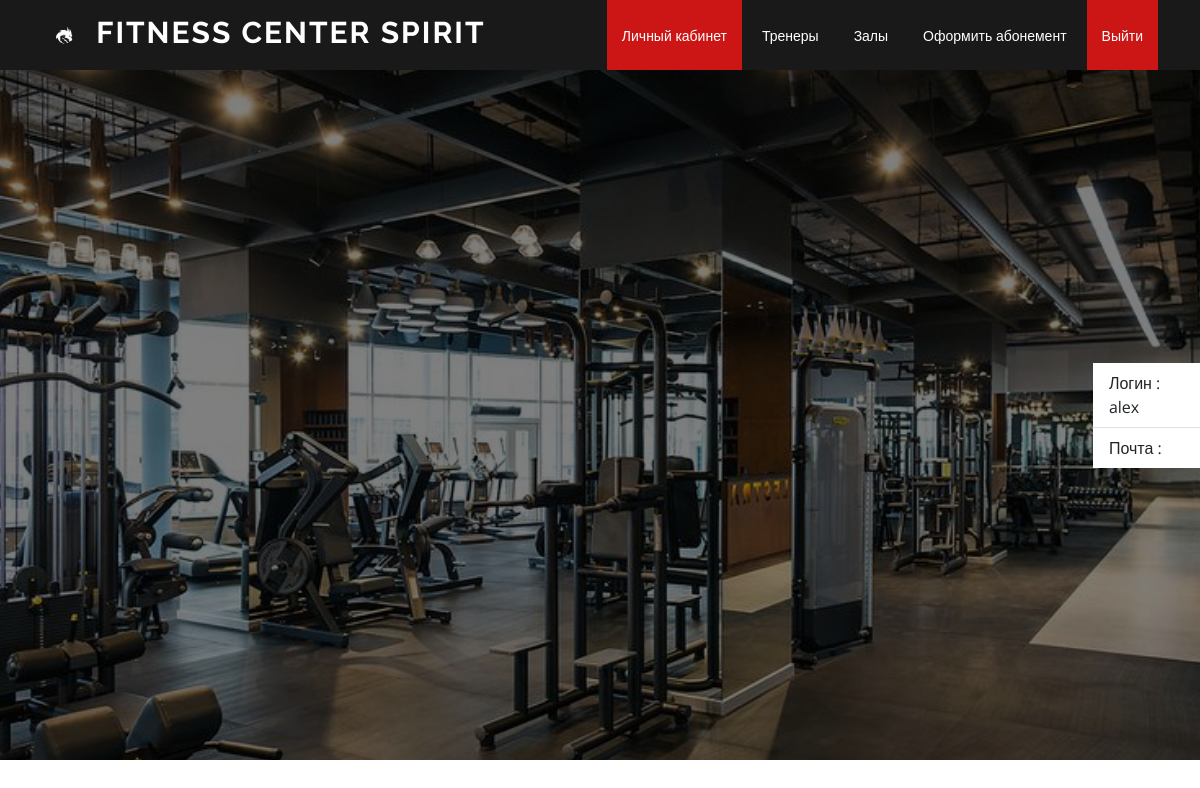
Page /profile (signed in) on the earlier database version.
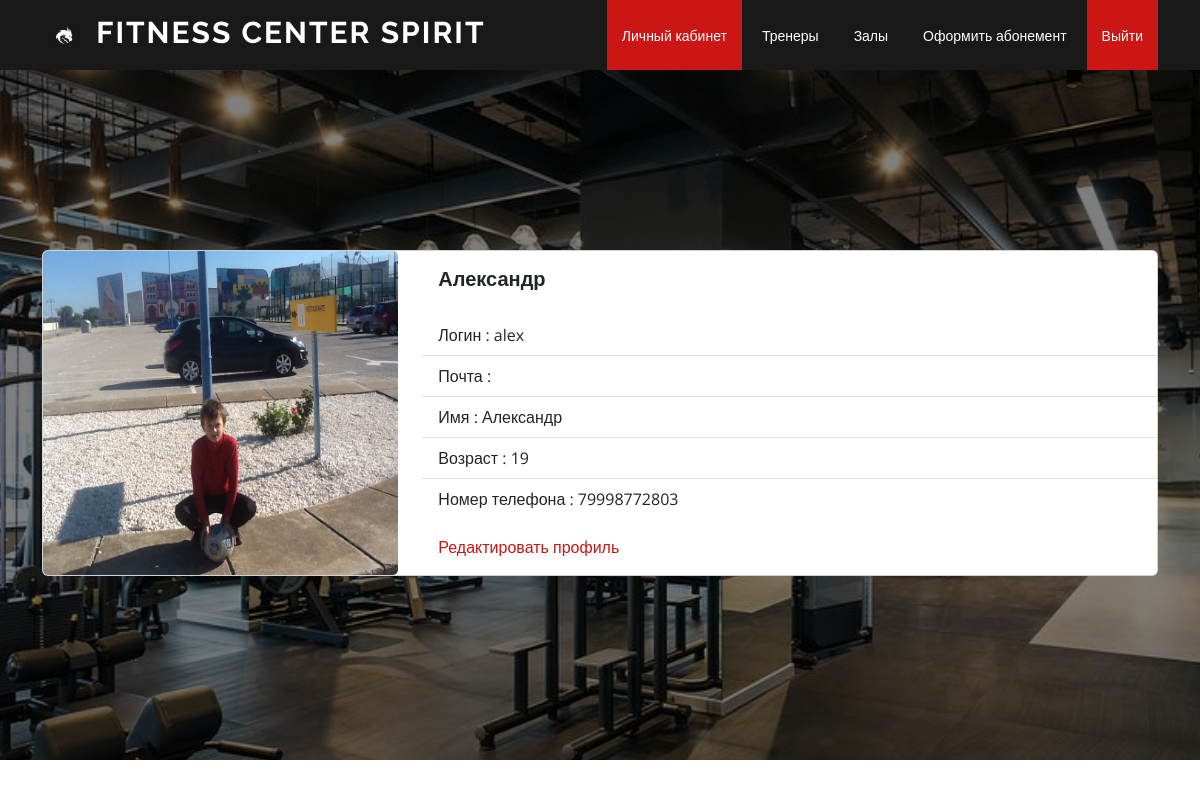
Same page on the later database version.
### main/models.py (models this page shows, shortened)
class Profile(models.Model):
    user = models.OneToOneField(User, on_delete=models.CASCADE)
    name = models.CharField(max_length=30, blank=True)
    phone_number = models.IntegerField(null=True, blank=True)
    age = models.IntegerField(null=True, blank=True)
    class Meta:
        verbose_name = 'Профиль'
        verbose_name_plural = 'Профили'

### main/views.py (the view)
# urls.py: path('profile', profile, name='profile'),
def profile(request):
    username=request.user
    posts=User.objects.filter(username= username)
    profile=Profile.objects.filter(user=username)
    cards=Card.objects.filter(user=username)
    print(cards)
    context={'posts':posts,'profile':profile, 'cards':cards}
    return render(request, 'main/profile.html',context)

### main/templates/main/profile.html (shortened to what this page needs)
{% extends 'main/base.html' %}
{% block hero %}
<section id="hero" class="d-flex align-items-center">
    <div class="container position-relative" data-aos="fade-up" data-aos-delay="500">
        {% for prof in profile %}
<div class="card mb-1" style="max-width: 3000px;">
    <div class="row no-gutters">
    <div class="col-md-4">
        <img src="static/assets/img/та самая.jpg" class="card-img" alt="" style="height: 100%;">
    </div>
        <div class="col-md-8 col-mr-4">
            <div class="card-body">
                <h5 class="card-title"><b>{{prof.name}}</b></h5>
                {% endfor %}
            </div>
            {% for post in posts %}
              <ul class="list-group list-group-flush">
                <li class="list-group-item">Логин : {{post.username}}</li>
                <li class="list-group-item">Почта : {{post.email}}</li>
                        {% endfor %}
                  {% for prof in profile %}
                <li class="list-group-item">Имя : {{prof.name}}</li>
                <li class="list-group-item">Возраст : {{prof.age}}</li>
                <li class="list-group-item">Номер телефона : {{prof.phone_number}}</li>
              </ul>
              <div class="card-body">
                <a href="/update" class="card-link">Редактировать профиль</a>
                              {% endfor %}
              </div>
        </div>
  </div>
</div>
</div>
  </section>
{% endblock hero %}

Differences in the rows shown:
added Profile: name "Александр", age "19", phone_number "79998772803"
